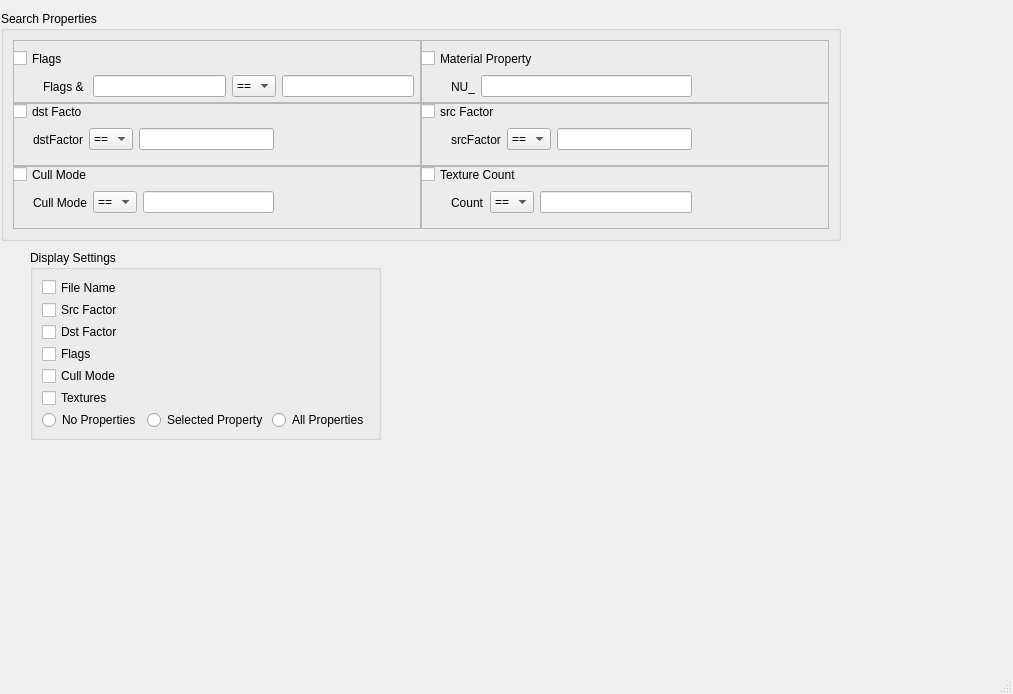
<?xml version="1.0" encoding="UTF-8"?>
<ui version="4.0">
 <class>SettingsWindow</class>
 <widget class="QMainWindow" name="SettingsWindow">
  <property name="geometry">
   <rect>
    <x>0</x>
    <y>0</y>
    <width>1013</width>
    <height>694</height>
   </rect>
  </property>
  <property name="windowTitle">
   <string>Settings </string>
  </property>
  <widget class="QWidget" name="centralwidget">
   <widget class="QGroupBox" name="searchPropertiesGroupBox">
    <property name="enabled">
     <bool>true</bool>
    </property>
    <property name="geometry">
     <rect>
      <x>1</x>
      <y>11</y>
      <width>840</width>
      <height>230</height>
     </rect>
    </property>
    <property name="sizePolicy">
     <sizepolicy hsizetype="Expanding" vsizetype="Preferred">
      <horstretch>0</horstretch>
      <verstretch>0</verstretch>
     </sizepolicy>
    </property>
    <property name="minimumSize">
     <size>
      <width>840</width>
      <height>230</height>
     </size>
    </property>
    <property name="title">
     <string>Search Properties</string>
    </property>
    <layout class="QVBoxLayout" name="verticalLayout" stretch="0,0,0">
     <property name="spacing">
      <number>0</number>
     </property>
     <property name="sizeConstraint">
      <enum>QLayout::SetDefaultConstraint</enum>
     </property>
     <item>
      <layout class="QHBoxLayout" name="flagsMatPropHorizontalLayout">
       <item>
        <widget class="QFrame" name="flagsFrame">
         <property name="frameShape">
          <enum>QFrame::StyledPanel</enum>
         </property>
         <property name="frameShadow">
          <enum>QFrame::Raised</enum>
         </property>
         <widget class="QWidget" name="flagsContainer" native="true">
          <property name="geometry">
           <rect>
            <x>30</x>
            <y>30</y>
            <width>371</width>
            <height>31</height>
           </rect>
          </property>
          <widget class="QWidget" name="layoutWidget_2">
           <property name="geometry">
            <rect>
             <x>0</x>
             <y>0</y>
             <width>371</width>
             <height>33</height>
            </rect>
           </property>
           <layout class="QHBoxLayout" name="flagsHorizontalLayout">
            <item>
             <widget class="QLabel" name="flagsLabel">
              <property name="text">
               <string>Flags &amp; </string>
              </property>
             </widget>
            </item>
            <item>
             <widget class="QLineEdit" name="flags1LineEdit"/>
            </item>
            <item>
             <widget class="QComboBox" name="flagsOpComboBox">
              <item>
               <property name="text">
                <string>==</string>
               </property>
              </item>
              <item>
               <property name="text">
                <string>&gt;</string>
               </property>
              </item>
              <item>
               <property name="text">
                <string>&gt;=</string>
               </property>
              </item>
              <item>
               <property name="text">
                <string>&lt;</string>
               </property>
              </item>
              <item>
               <property name="text">
                <string>&lt;=</string>
               </property>
              </item>
             </widget>
            </item>
            <item>
             <widget class="QLineEdit" name="flags2LineEdit"/>
            </item>
           </layout>
          </widget>
         </widget>
         <widget class="QCheckBox" name="flagsCheckBox">
          <property name="geometry">
           <rect>
            <x>0</x>
            <y>10</y>
            <width>70</width>
            <height>17</height>
           </rect>
          </property>
          <property name="text">
           <string>Flags</string>
          </property>
         </widget>
        </widget>
       </item>
       <item>
        <widget class="QFrame" name="matPropertyFrame">
         <property name="frameShape">
          <enum>QFrame::StyledPanel</enum>
         </property>
         <property name="frameShadow">
          <enum>QFrame::Raised</enum>
         </property>
         <widget class="QCheckBox" name="matPropCheckBox">
          <property name="geometry">
           <rect>
            <x>0</x>
            <y>10</y>
            <width>141</width>
            <height>17</height>
           </rect>
          </property>
          <property name="text">
           <string>Material Property</string>
          </property>
         </widget>
         <widget class="QWidget" name="matPropContainer" native="true">
          <property name="geometry">
           <rect>
            <x>20</x>
            <y>30</y>
            <width>251</width>
            <height>41</height>
           </rect>
          </property>
          <widget class="QWidget" name="layoutWidget_3">
           <property name="geometry">
            <rect>
             <x>10</x>
             <y>0</y>
             <width>241</width>
             <height>33</height>
            </rect>
           </property>
           <layout class="QHBoxLayout" name="horizontalLayout">
            <item>
             <widget class="QLabel" name="nuLabel">
              <property name="text">
               <string>NU_</string>
              </property>
             </widget>
            </item>
            <item>
             <widget class="QLineEdit" name="matPropLineEdit"/>
            </item>
           </layout>
          </widget>
         </widget>
        </widget>
       </item>
      </layout>
     </item>
     <item>
      <layout class="QHBoxLayout" name="dstSrcHorizontalLayout">
       <item>
        <widget class="QFrame" name="dstFrame">
         <property name="frameShape">
          <enum>QFrame::StyledPanel</enum>
         </property>
         <property name="frameShadow">
          <enum>QFrame::Raised</enum>
         </property>
         <widget class="QCheckBox" name="dstCheckBox">
          <property name="geometry">
           <rect>
            <x>0</x>
            <y>0</y>
            <width>70</width>
            <height>17</height>
           </rect>
          </property>
          <property name="text">
           <string>dst Factor</string>
          </property>
         </widget>
         <widget class="QWidget" name="dstContainer" native="true">
          <property name="geometry">
           <rect>
            <x>20</x>
            <y>20</y>
            <width>241</width>
            <height>31</height>
           </rect>
          </property>
          <widget class="QWidget" name="layoutWidget_4">
           <property name="geometry">
            <rect>
             <x>0</x>
             <y>0</y>
             <width>241</width>
             <height>33</height>
            </rect>
           </property>
           <layout class="QHBoxLayout" name="horizontalLayout_3">
            <item>
             <widget class="QLabel" name="dstLabel">
              <property name="text">
               <string>dstFactor</string>
              </property>
             </widget>
            </item>
            <item>
             <widget class="QComboBox" name="dstOpComboBox">
              <item>
               <property name="text">
                <string>==</string>
               </property>
              </item>
              <item>
               <property name="text">
                <string>&gt;</string>
               </property>
              </item>
              <item>
               <property name="text">
                <string>&gt;=</string>
               </property>
              </item>
              <item>
               <property name="text">
                <string>&lt;</string>
               </property>
              </item>
              <item>
               <property name="text">
                <string>&lt;=</string>
               </property>
              </item>
             </widget>
            </item>
            <item>
             <widget class="QLineEdit" name="dstLineEdit"/>
            </item>
           </layout>
          </widget>
         </widget>
        </widget>
       </item>
       <item>
        <widget class="QFrame" name="srcFrame">
         <property name="frameShape">
          <enum>QFrame::StyledPanel</enum>
         </property>
         <property name="frameShadow">
          <enum>QFrame::Raised</enum>
         </property>
         <widget class="QWidget" name="srcContainer" native="true">
          <property name="geometry">
           <rect>
            <x>30</x>
            <y>20</y>
            <width>241</width>
            <height>31</height>
           </rect>
          </property>
          <widget class="QWidget" name="layoutWidget_5">
           <property name="geometry">
            <rect>
             <x>0</x>
             <y>0</y>
             <width>241</width>
             <height>33</height>
            </rect>
           </property>
           <layout class="QHBoxLayout" name="horizontalLayout_2">
            <item>
             <widget class="QLabel" name="srcLabel">
              <property name="text">
               <string>srcFactor</string>
              </property>
             </widget>
            </item>
            <item>
             <widget class="QComboBox" name="srcOpComboBox">
              <item>
               <property name="text">
                <string>==</string>
               </property>
              </item>
              <item>
               <property name="text">
                <string>&gt;</string>
               </property>
              </item>
              <item>
               <property name="text">
                <string>&gt;=</string>
               </property>
              </item>
              <item>
               <property name="text">
                <string>&lt;</string>
               </property>
              </item>
              <item>
               <property name="text">
                <string>&lt;=</string>
               </property>
              </item>
             </widget>
            </item>
            <item>
             <widget class="QLineEdit" name="srcLineEdit"/>
            </item>
           </layout>
          </widget>
         </widget>
         <widget class="QCheckBox" name="srcCheckBox">
          <property name="geometry">
           <rect>
            <x>0</x>
            <y>0</y>
            <width>91</width>
            <height>17</height>
           </rect>
          </property>
          <property name="text">
           <string>src Factor</string>
          </property>
         </widget>
        </widget>
       </item>
      </layout>
     </item>
     <item>
      <layout class="QHBoxLayout" name="texCountCullModeHorizontalLayout">
       <item>
        <widget class="QFrame" name="cullModeFrame">
         <property name="frameShape">
          <enum>QFrame::StyledPanel</enum>
         </property>
         <property name="frameShadow">
          <enum>QFrame::Raised</enum>
         </property>
         <widget class="QCheckBox" name="cullModeCheckBox">
          <property name="geometry">
           <rect>
            <x>0</x>
            <y>0</y>
            <width>101</width>
            <height>17</height>
           </rect>
          </property>
          <property name="text">
           <string>Cull Mode</string>
          </property>
         </widget>
         <widget class="QWidget" name="dstContainer_3" native="true">
          <property name="geometry">
           <rect>
            <x>20</x>
            <y>20</y>
            <width>241</width>
            <height>31</height>
           </rect>
          </property>
          <widget class="QWidget" name="layoutWidget_6">
           <property name="geometry">
            <rect>
             <x>0</x>
             <y>0</y>
             <width>241</width>
             <height>33</height>
            </rect>
           </property>
           <layout class="QHBoxLayout" name="horizontalLayout_5">
            <item>
             <widget class="QLabel" name="cullModeLabel">
              <property name="text">
               <string>Cull Mode</string>
              </property>
             </widget>
            </item>
            <item>
             <widget class="QComboBox" name="cullModeOpComboBox">
              <item>
               <property name="text">
                <string>==</string>
               </property>
              </item>
              <item>
               <property name="text">
                <string>&gt;</string>
               </property>
              </item>
              <item>
               <property name="text">
                <string>&gt;=</string>
               </property>
              </item>
              <item>
               <property name="text">
                <string>&lt;</string>
               </property>
              </item>
              <item>
               <property name="text">
                <string>&lt;=</string>
               </property>
              </item>
             </widget>
            </item>
            <item>
             <widget class="QLineEdit" name="cullModeLineEdit"/>
            </item>
           </layout>
          </widget>
         </widget>
        </widget>
       </item>
       <item>
        <widget class="QFrame" name="textureCountFrame">
         <property name="frameShape">
          <enum>QFrame::StyledPanel</enum>
         </property>
         <property name="frameShadow">
          <enum>QFrame::Raised</enum>
         </property>
         <widget class="QCheckBox" name="texCountCheckBox">
          <property name="geometry">
           <rect>
            <x>0</x>
            <y>0</y>
            <width>101</width>
            <height>17</height>
           </rect>
          </property>
          <property name="text">
           <string>Texture Count</string>
          </property>
         </widget>
         <widget class="QWidget" name="dstContainer_2" native="true">
          <property name="geometry">
           <rect>
            <x>20</x>
            <y>20</y>
            <width>241</width>
            <height>31</height>
           </rect>
          </property>
         </widget>
         <widget class="QWidget" name="layoutWidget_7">
          <property name="geometry">
           <rect>
            <x>30</x>
            <y>20</y>
            <width>241</width>
            <height>33</height>
           </rect>
          </property>
          <layout class="QHBoxLayout" name="horizontalLayout_4">
           <item>
            <widget class="QLabel" name="texCountLabel">
             <property name="text">
              <string>Count</string>
             </property>
            </widget>
           </item>
           <item>
            <widget class="QComboBox" name="texCountOpComboBox">
             <item>
              <property name="text">
               <string>==</string>
              </property>
             </item>
             <item>
              <property name="text">
               <string>&gt;</string>
              </property>
             </item>
             <item>
              <property name="text">
               <string>&gt;=</string>
              </property>
             </item>
             <item>
              <property name="text">
               <string>&lt;</string>
              </property>
             </item>
             <item>
              <property name="text">
               <string>&lt;=</string>
              </property>
             </item>
            </widget>
           </item>
           <item>
            <widget class="QLineEdit" name="textureCountLineEdit"/>
           </item>
          </layout>
         </widget>
        </widget>
       </item>
      </layout>
     </item>
    </layout>
   </widget>
   <widget class="QGroupBox" name="displayOptionsGroupBox">
    <property name="geometry">
     <rect>
      <x>30</x>
      <y>250</y>
      <width>351</width>
      <height>190</height>
     </rect>
    </property>
    <property name="sizePolicy">
     <sizepolicy hsizetype="Expanding" vsizetype="Preferred">
      <horstretch>0</horstretch>
      <verstretch>0</verstretch>
     </sizepolicy>
    </property>
    <property name="title">
     <string>Display Settings</string>
    </property>
    <layout class="QVBoxLayout" name="verticalLayout_2">
     <item>
      <widget class="QCheckBox" name="displayFileNameCheckBox">
       <property name="text">
        <string>File Name</string>
       </property>
      </widget>
     </item>
     <item>
      <widget class="QCheckBox" name="displaySrcCheckBox">
       <property name="text">
        <string>Src Factor</string>
       </property>
      </widget>
     </item>
     <item>
      <widget class="QCheckBox" name="displayDstCheckBox">
       <property name="text">
        <string>Dst Factor</string>
       </property>
      </widget>
     </item>
     <item>
      <widget class="QCheckBox" name="displayFlagsCheckBox">
       <property name="text">
        <string>Flags</string>
       </property>
      </widget>
     </item>
     <item>
      <widget class="QCheckBox" name="displayCullCheckBox">
       <property name="text">
        <string>Cull Mode</string>
       </property>
      </widget>
     </item>
     <item>
      <widget class="QCheckBox" name="displayTexturesCheckBox">
       <property name="text">
        <string>Textures</string>
       </property>
      </widget>
     </item>
     <item>
      <layout class="QHBoxLayout" name="horizontalLayout_6">
       <item>
        <widget class="QRadioButton" name="noPropertyRadioButton">
         <property name="text">
          <string>No Properties</string>
         </property>
        </widget>
       </item>
       <item>
        <widget class="QRadioButton" name="selectedPropertyRadioButton">
         <property name="text">
          <string>Selected Property</string>
         </property>
        </widget>
       </item>
       <item>
        <widget class="QRadioButton" name="allPropertiesRadioButton">
         <property name="text">
          <string>All Properties</string>
         </property>
        </widget>
       </item>
      </layout>
     </item>
    </layout>
   </widget>
  </widget>
  <widget class="QMenuBar" name="menubar">
   <property name="geometry">
    <rect>
     <x>0</x>
     <y>0</y>
     <width>1013</width>
     <height>21</height>
    </rect>
   </property>
  </widget>
  <widget class="QStatusBar" name="statusbar"/>
 </widget>
 <resources/>
 <connections/>
</ui>
